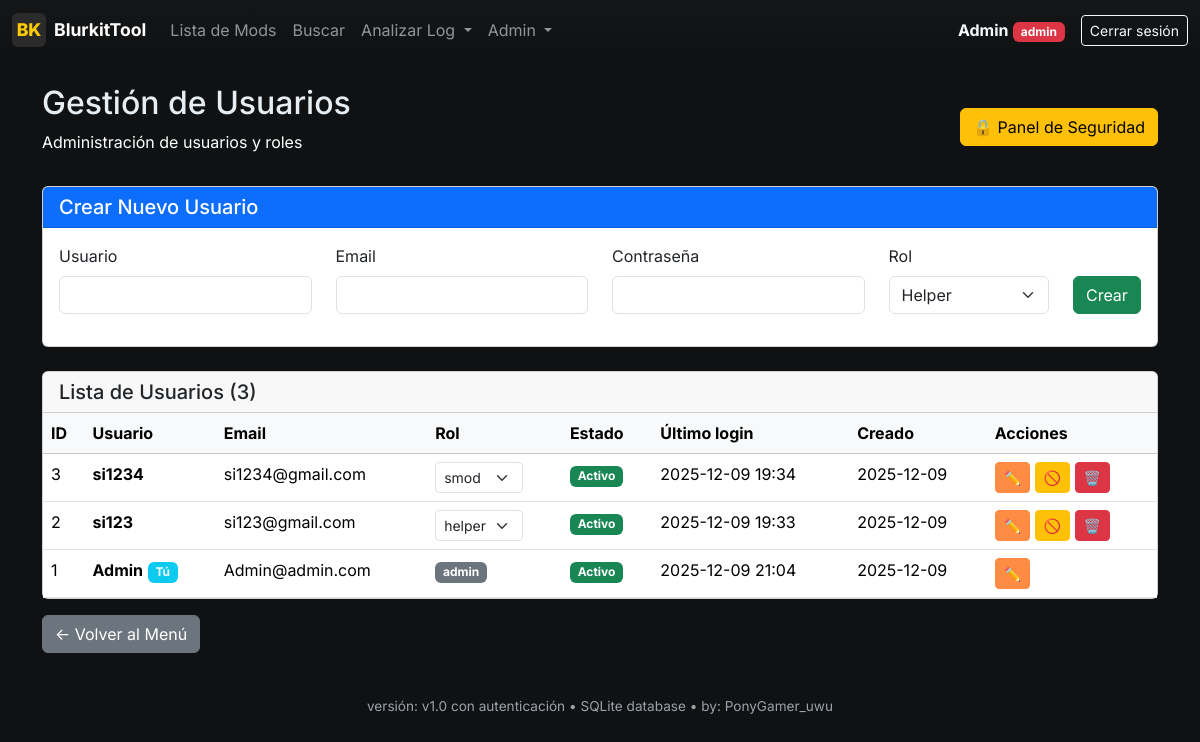
/admin/users (signed in), run on an earlier commit of the app's database.
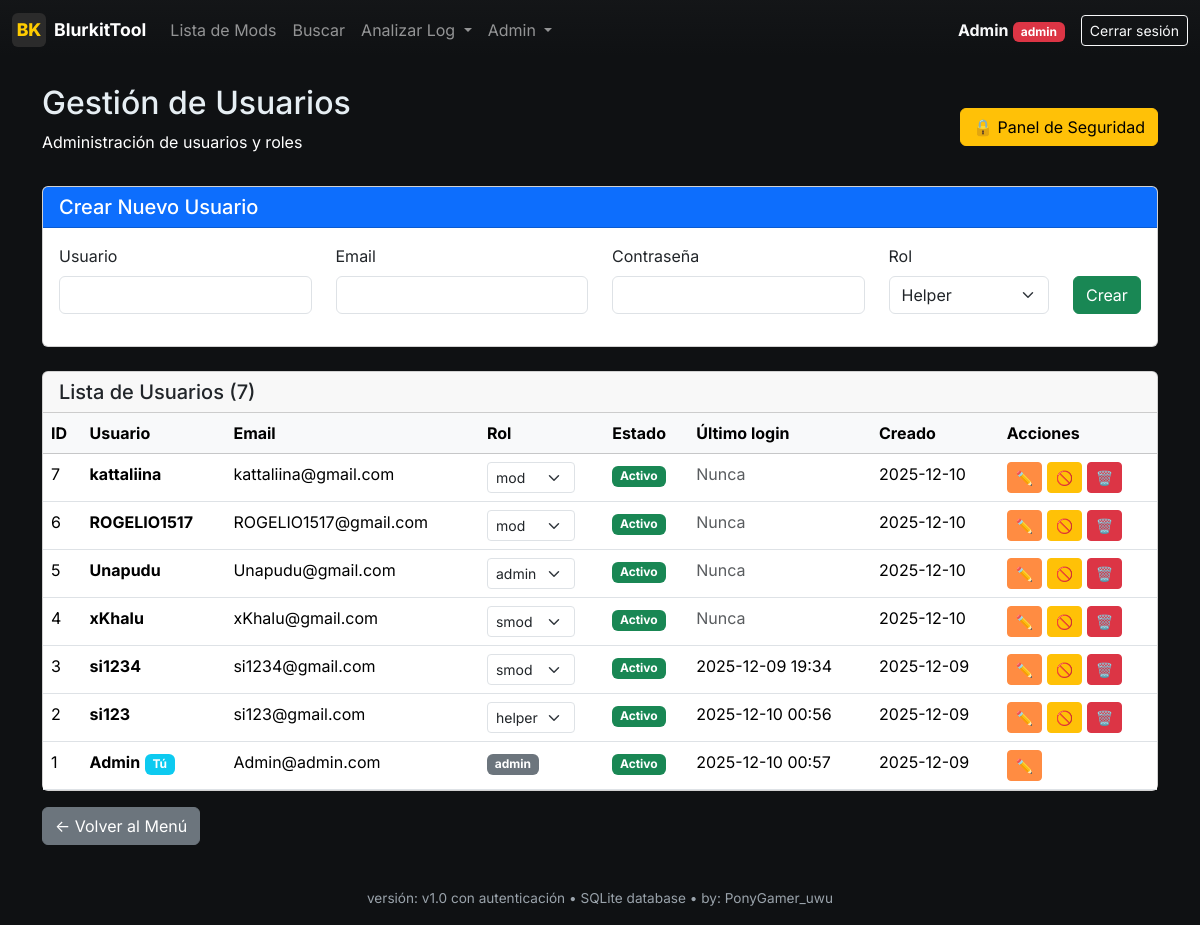
And on a later commit of the database.
### models.py (models this page shows, shortened)
class User(UserMixin, db.Model):
    __tablename__ = 'users'
    id = db.Column(db.Integer, primary_key=True)
    username = db.Column(db.String(80), unique=True, nullable=False, index=True)
    email = db.Column(db.String(120), unique=True, nullable=False, index=True)
    password_hash = db.Column(db.String(255), nullable=False)
    role = db.Column(db.String(20), nullable=False, default='helper')  # helper, mod, smod, admin
    is_active = db.Column(db.Boolean, default=True, nullable=False)
    created_at = db.Column(db.DateTime, default=datetime.utcnow, nullable=False)
    last_login = db.Column(db.DateTime)
    def has_role(self, *roles):
        return self.role in roles
    def is_admin(self):
        return self.role == 'admin'

### app.py (the view)
@app.route('/admin/users')
@admin_required
def admin_users():
    users = User.query.order_by(User.created_at.desc()).all()
    return render_template('admin_users.html', users=users)

### app.py (called while the page is built)
@login_manager.user_loader
def load_user(user_id):
    try:
        return db.session.get(User, int(user_id))
    except:
        return None

@app.before_request
def restore_session_history():
    if current_user.is_authenticated:
        user_key = current_user.username
        if 'logs_history' in session and user_key not in logs_history:
            logs_history[user_key] = session.get('logs_history', [])
        session.permanent = True

@app.after_request
def set_security_headers(response):
    response.headers['X-Frame-Options'] = 'SAMEORIGIN'
    response.headers['X-Content-Type-Options'] = 'nosniff'
    response.headers['X-XSS-Protection'] = '1; mode=block'
    response.headers['Referrer-Policy'] = 'strict-origin-when-cross-origin'
    if os.environ.get('FLASK_ENV') == 'production':
        response.headers['Content-Security-Policy'] = "default-src 'self'; script-src 'self' 'unsafe-inline' https://cdn.jsdelivr.net; style-src 'self' 'unsafe-inline' https://cdn.jsdelivr.net; img-src 'self' data:; font-src 'self' https://cdn.jsdelivr.net"
    return response

### auth.py (called while the page is built)
def roles_required(*roles):
    def decorator(f):
        @wraps(f)
        def decorated_function(*args, **kwargs):
            if not current_user.is_authenticated:
                flash('Por favor inicia sesión para acceder a esta página.', 'warning')
                return redirect(url_for('login'))
            if not current_user.has_role(*roles):
                abort(403)
            return f(*args, **kwargs)
        return decorated_function
    return decorator

### templates/admin_users.html (shortened to what this page needs)
{% extends "base.html" %}
{% block content %}
<div class="container mt-4">
    <div class="d-flex justify-content-between align-items-center mb-3">
        <div>
            <h2>Gestión de Usuarios</h2>
            <p class="text-white">Administración de usuarios y roles</p>
        </div>
        <a href="{{ url_for('admin_security') }}" class="btn btn-warning">
            🔒 Panel de Seguridad
        </a>
    </div>
    <div class="card mb-4">
        <div class="card-header bg-primary text-white">
            <h5 class="mb-0">Crear Nuevo Usuario</h5>
        </div>
        <div class="card-body">
            <form method="POST" action="{{ url_for('admin_create_user') }}">
                <div class="row">
                    <div class="col-md-3">
                        <div class="mb-3">
                            <label for="username" class="form-label">Usuario</label>
                            <input type="text" class="form-control" id="username" name="username" required>
                        </div>
                    </div>
                    <div class="col-md-3">
                        <div class="mb-3">
                            <label for="email" class="form-label">Email</label>
                            <input type="email" class="form-control" id="email" name="email" required>
                        </div>
                    </div>
                    <div class="col-md-3">
                        <div class="mb-3">
                            <label for="password" class="form-label">Contraseña</label>
                            <input type="password" class="form-control" id="password" name="password" required>
                        </div>
                    </div>
                    <div class="col-md-2">
                        <div class="mb-3">
                            <label for="role" class="form-label">Rol</label>
                            <select class="form-select" id="role" name="role" required>
                                <option value="helper">Helper</option>
                            </select>
                        </div>
                    </div>
                    <div class="col-md-1 d-flex align-items-end">
                        <button type="submit" class="btn btn-success w-100 mb-3">Crear</button>
                    </div>
                </div>
            </form>
        </div>
    </div>
    <div class="card">
        <div class="card-header">
            <h5 class="mb-0">Lista de Usuarios ({{ users|length }})</h5>
        </div>
        <div class="card-body p-0">
            <div class="table-responsive">
                <table class="table table-hover mb-0">
                    <thead class="table-light">
                        <tr>
                            <th>ID</th>
                            <th>Usuario</th>
                            <th>Email</th>
                            <th>Rol</th>
                            <th>Estado</th>
                            <th>Último login</th>
                            <th>Creado</th>
                            <th>Acciones</th>
                        </tr>
                    </thead>
                    <tbody>
                        {% for user in users %}
                        <tr {% if not user.is_active %}class="table-secondary"{% endif %}>
                            <td>{{ user.id }}</td>
                            <td>
                                <strong>{{ user.username }}</strong>
                                {% if user.id == current_user.id %}
                                <span class="badge bg-info">Tú</span>
                                {% endif %}
                            </td>
                            <td>{{ user.email }}</td>
                            <td>
                                {% if user.id == current_user.id %}
                                <span class="badge bg-secondary">{{ user.role }}</span>
                                {% else %}
                                <form method="POST" action="{{ url_for('admin_change_role', user_id=user.id) }}" class="d-inline">
                                    <select name="role" class="form-select form-select-sm" onchange="this.form.submit()" style="width: auto; display: inline-block;">
                                        <option value="helper" {% if user.role == 'helper' %}selected{% endif %}>helper</option>
                                        <option value="mod" {% if user.role == 'mod' %}selected{% endif %}>mod</option>
                                        <option value="smod" {% if user.role == 'smod' %}selected{% endif %}>smod</option>
                                        <option value="admin" {% if user.role == 'admin' %}selected{% endif %}>admin</option>
                                    </select>
                                </form>
                                {% endif %}
                            </td>
                            <td>
                                {% if user.is_active %}
                                <span class="badge bg-success">Activo</span>
                                {% else %}
                                <span class="badge bg-danger">Inactivo</span>
                                {% endif %}
                            </td>
                            <td>
                                {% if user.last_login %}
                                {{ user.last_login.strftime('%Y-%m-%d %H:%M') }}
                                {% else %}
                                <span class="text-muted">Nunca</span>
                                {% endif %}
                            </td>
                            <td>{{ user.created_at.strftime('%Y-%m-%d') }}</td>
                            <td>
                                <button type="button" class="btn btn-sm btn-primary" title="Editar"
                                        data-bs-toggle="modal" data-bs-target="#editModal{{ user.id }}">
                                    ✏️
                                </button>
                                {% if user.id != current_user.id %}
                                <form method="POST" action="{{ url_for('admin_toggle_user', user_id=user.id) }}" class="d-inline">
                                    {% if user.is_active %}
                                    <button type="submit" class="btn btn-sm btn-warning" title="Desactivar">
                                        🚫
                                    </button>
                                    {% else %}
                                    <button type="submit" class="btn btn-sm btn-success" title="Activar">
                                        ✓
                                    </button>
                                    {% endif %}
                                </form>
                                <form method="POST" action="{{ url_for('admin_delete_user', user_id=user.id) }}" class="d-inline"
                                      onsubmit="return confirm('¿Eliminar usuario {{ user.username }}?')">
                                    <button type="submit" class="btn btn-sm btn-danger" title="Eliminar">
                                        🗑️
                                    </button>
                                </form>
                                {% endif %}
                            </td>
                        </tr>
                        {% endfor %}
                    </tbody>
                </table>
            </div>
        </div>
    </div>
    <div class="mt-3">
        <a href="{{ url_for('menu') }}" class="btn btn-secondary">← Volver al Menú</a>
    </div>
</div>
{% endblock %}

### templates/base.html (shortened to what this page needs)
<!doctype html>
<html lang="es">
  <head>
    <link href="https://cdn.jsdelivr.net/npm/bootstrap@5.3.2/dist/css/bootstrap.min.css" rel="stylesheet">
    <link rel="stylesheet" href="{{ url_for('static', filename='style.css') }}">
  </head>
  <body>
    <nav class="navbar navbar-expand-lg navbar-dark">
      <div class="container container-main">
        <a class="navbar-brand d-flex align-items-center" href="{{ url_for('menu') if current_user.is_authenticated else url_for('login') }}">
          <div style="width:34px;height:34px;background:#2b2b2b;border-radius:6px;display:flex;align-items:center;justify-content:center;margin-right:8px;font-weight:800;color:var(--accent)">BK</div>
          <div>
            BlurkitTool
          </div>
        </a>
        {% if current_user.is_authenticated %}
        <div class="collapse navbar-collapse" id="navbarNav">
          {% if request.endpoint != 'menu' %}
          <ul class="navbar-nav me-auto">
            <li class="nav-item">
              <a class="nav-link" href="{{ url_for('index') }}">Lista de Mods</a>
            </li>
            <li class="nav-item">
              <a class="nav-link" href="{{ url_for('search') }}">Buscar</a>
            </li>
            <li class="nav-item dropdown">
              <a class="nav-link dropdown-toggle" href="#" id="analyzeDropdown" role="button" data-bs-toggle="dropdown">
                Analizar Log
              </a>
            </li>
            {% if current_user.is_admin() %}
            <li class="nav-item dropdown">
              <a class="nav-link dropdown-toggle" href="#" id="adminDropdown" role="button" data-bs-toggle="dropdown">
                Admin
              </a>
            </li>
            {% endif %}
          </ul>
          {% endif %}
          <div class="d-flex align-items-center ms-auto">
            <span class="text-light me-3">
              <strong>{{ current_user.username }}</strong>
              <span class="badge
                {% if current_user.role == 'admin' %}bg-danger
                {% elif current_user.role == 'smod' %}bg-primary
                {% elif current_user.role == 'mod' %}bg-success
                {% else %}bg-info{% endif %}">
                {{ current_user.role }}
              </span>
            </span>
            <a class="btn btn-sm btn-outline-light" href="{{ url_for('logout') }}">Cerrar sesión</a>
          </div>
        </div>
        {% endif %}
      </div>
    </nav>
    <main class="container container-main my-4">
      {% block content %}{% endblock %}
    </main>
    <footer class="container container-main text-center py-3">
      <span class="footer-note">versión: v1.0 con autenticación • SQLite database • by: PonyGamer_uwu</span>
    </footer>
  </body>
</html>

### static/style.css (style rules this page uses)
:root { --bg:#0f1113; --panel:#17181a; --muted:#9aa3ab; --accent:#ffcc00; --good:#2ecc71; --bad:#e74c3c; --card-border: rgba(255,255,255,0.04); }
body { background: var(--bg); color: #e6eef3; font-family: 'Inter', system-ui, -apple-system, 'Segoe UI', Roboto, 'Helvetica Neue', Arial; }
.navbar-brand { font-weight:700; font-size:1.1rem; }
.navbar { background: linear-gradient(180deg, rgba(255,255,255,0.02), rgba(0,0,0,0.02)); }
.container-main { max-width:1200px; margin:0 auto; }
.btn-primary { background-color: #ff8c42 !important; border-color: #ff8c42 !important; color: #ffffff !important; }
.footer-note { color:var(--muted); font-size:0.85rem; }

What changed in the data, as far as the page shows it:
changed User "Admin": last_login "2025-12-09 21:04" → "2025-12-10 00:57"
added User: id "7", username "kattaliina", email "kattaliina@gmail.com", role "mod", is_active "Activo", shows "Nunca", created_at "2025-12-10"
added User: id "6", username "ROGELIO1517", email "ROGELIO1517@gmail.com", role "mod", is_active "Activo", shows "Nunca", created_at "2025-12-10"
added User: id "5", username "Unapudu", email "Unapudu@gmail.com", role "admin", is_active "Activo", shows "Nunca", created_at "2025-12-10"
added User: id "4", username "xKhalu", email "xKhalu@gmail.com", role "smod", is_active "Activo", shows "Nunca", created_at "2025-12-10"
changed User "si123": last_login "2025-12-09 19:33" → "2025-12-10 00:56"
Also different on the page:
{{ users|length }}: "3" → "7"
